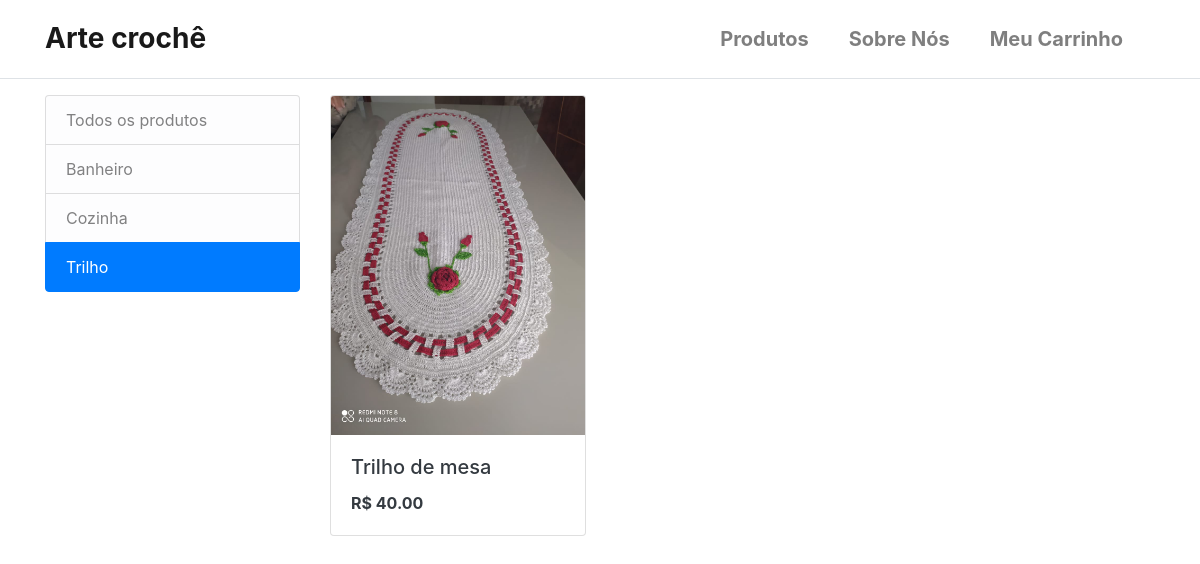
Screenshot of /products/category/trilho/ with the database file from the repository.
### products/models.py (models this page shows, shortened)
class Category(TimeStampedModel):
    name = models.CharField(max_length=255, unique=True)
    slug = AutoSlugField(unique=True, always_update=False, populate_from="name")
    class Meta:
        ordering = ("name",)
        verbose_name = "category"
        verbose_name_plural = "categories"
    def get_absolute_url(self):
        return reverse("products:list_by_category", kwargs={"slug": self.slug})

class Product(TimeStampedModel):
    category = models.ForeignKey(
        Category, related_name="products", on_delete=models.CASCADE
    )
    name = models.CharField(max_length=255)
    slug = AutoSlugField(unique=True, always_update=False, populate_from="name")
    image = models.ImageField(upload_to="products/%Y/%m/%d", blank=True)
    description = models.TextField(blank=True)
    price = models.DecimalField(max_digits=10, decimal_places=2)
    is_available = models.BooleanField(default=True)
    objects = models.Manager()
    available = AvailableManager()
    class Meta:
        ordering = ("name",)
    def get_absolute_url(self):
        return reverse("products:detail", kwargs={"slug": self.slug})

### products/views.py (the view)
# urls.py: path("", ProductListView.as_view(), name="list"),
class ProductListView(ListView):
    category = None
    paginate_by = 6
    def get_queryset(self):
        queryset = Product.available.all()
        category_slug = self.kwargs.get("slug")
        if category_slug:
            self.category = get_object_or_404(Category, slug=category_slug)
            queryset = queryset.filter(category=self.category)
        return queryset
    def get_context_data(self, **kwargs):
        context = super().get_context_data(**kwargs)
        context["category"] = self.category
        context["categories"] = Category.objects.all()
        return context

### products/models.py (called while the page is built)
    def get_queryset(self):
        return super().get_queryset().filter(is_available=True)

### products/templatetags/product_tags.py (called while the page is built)
@register.filter()
def remainder(n):
    return n % 3

### templates/products/product_list.html (shortened to what this page needs)
{% extends 'base.html' %}
{% load static %}
{% load product_tags %}
{% block content %}
<div class="container my-3">
    <div class="row">
        <div class="col-lg-3">
            <ul class="list-group mb-3 mb-lg-0">
                <a class="text-decoration-none list-group-item list-group-item-light {% if not category %}active{% endif %}"
                    href="{% url 'products:list' %}">
                    Todos os produtos
                </a>
                {% for cat in categories %}
                <a class="text-decoration-none list-group-item list-group-item-light {% if category == cat %}active{% endif %}"
                    href="{{ cat.get_absolute_url }}">
                    {{ cat.name }}
                </a>
                {% endfor %}
            </ul>
        </div>
        <div class="col-lg-9">
            <div class="card-deck mb-3">
                {% for product in product_list %}
                <div class="card">
                    <a href="{{ product.get_absolute_url }}">
                        {% if product.image %}
                        <img class="card-img-top" src="/media/{{product.image}}" alt="">
                        {% else %}
                        <img class="card-img-top" src="{% static 'images/no_image.jpg' %}" alt="">
                        {% endif %}
                    </a>
                    <div class="card-body d-flex flex-column justify-content-between">
                        <a class="text-decoration-none text-dark" href="{{ product.get_absolute_url }}">
                            <h5 class="card-title">{{ product.name }}</h5>
                        </a>
                        <a class="text-decoration-none text-dark" href="{{ product.get_absolute_url }}">
                            <p class="card-text font-weight-bold">R$ {{ product.price }}</p>
                        </a>
                    </div>
                </div>
                {% endfor %}
                {% if product_list|length|remainder == 2 %}
                <div class="card border-0"></div>
                {% elif product_list|length|remainder == 1 %}
                <div class="card border-0"></div>
                <div class="card border-0"></div>
                {% endif %}
            </div>
        </div>
    </div>
</div>
{% endblock content %}

### static/css/style.css (style rules this page uses)
body { overflow-y: overlay !important; overflow-x: hidden; overflow-wrap: break-word }
.active { background-color: #266fa0 !important border-color: #266fa0 !important }

### rows the page displays
Category: name "Banheiro"
Category: name "Cozinha"
Category: name "Trilho"
Product: image (picture), name "Trilho de mesa", price "40.00"
